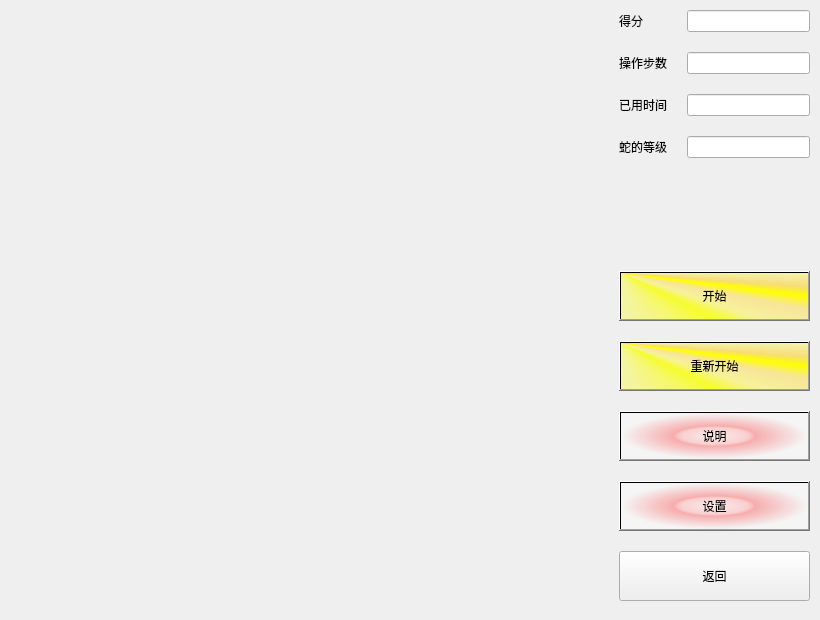
<?xml version="1.0" encoding="UTF-8"?>
<ui version="4.0">
 <class>Pass_Game</class>
 <widget class="QWidget" name="Pass_Game">
  <property name="geometry">
   <rect>
    <x>0</x>
    <y>0</y>
    <width>820</width>
    <height>620</height>
   </rect>
  </property>
  <property name="windowTitle">
   <string>Form</string>
  </property>
  <widget class="QWidget" name="verticalLayoutWidget">
   <property name="geometry">
    <rect>
     <x>-1</x>
     <y>0</y>
     <width>821</width>
     <height>611</height>
    </rect>
   </property>
   <layout class="QVBoxLayout" name="HeadContainer" stretch="6,1,1,1,1,1">
    <property name="spacing">
     <number>20</number>
    </property>
    <property name="leftMargin">
     <number>620</number>
    </property>
    <property name="topMargin">
     <number>10</number>
    </property>
    <property name="rightMargin">
     <number>10</number>
    </property>
    <property name="bottomMargin">
     <number>10</number>
    </property>
    <item>
     <layout class="QFormLayout" name="formLayout">
      <item row="0" column="0">
       <widget class="QLabel" name="Label">
        <property name="text">
         <string>得分</string>
        </property>
       </widget>
      </item>
      <item row="0" column="1">
       <widget class="QLineEdit" name="showScore">
        <property name="enabled">
         <bool>true</bool>
        </property>
        <property name="readOnly">
         <bool>true</bool>
        </property>
       </widget>
      </item>
      <item row="1" column="0">
       <widget class="QLabel" name="Label_2">
        <property name="text">
         <string>操作步数</string>
        </property>
       </widget>
      </item>
      <item row="1" column="1">
       <widget class="QLineEdit" name="showStep">
        <property name="enabled">
         <bool>true</bool>
        </property>
        <property name="readOnly">
         <bool>true</bool>
        </property>
       </widget>
      </item>
      <item row="2" column="0">
       <widget class="QLabel" name="Label_3">
        <property name="text">
         <string>已用时间</string>
        </property>
       </widget>
      </item>
      <item row="2" column="1">
       <widget class="QLineEdit" name="showTime">
        <property name="enabled">
         <bool>true</bool>
        </property>
        <property name="readOnly">
         <bool>true</bool>
        </property>
       </widget>
      </item>
      <item row="3" column="0">
       <widget class="QLabel" name="Label_4">
        <property name="text">
         <string>蛇的等级</string>
        </property>
       </widget>
      </item>
      <item row="3" column="1">
       <widget class="QLineEdit" name="showLevel">
        <property name="readOnly">
         <bool>true</bool>
        </property>
       </widget>
      </item>
     </layout>
    </item>
    <item>
     <widget class="QPushButton" name="StartButton">
      <property name="sizePolicy">
       <sizepolicy hsizetype="Minimum" vsizetype="Minimum">
        <horstretch>0</horstretch>
        <verstretch>0</verstretch>
       </sizepolicy>
      </property>
      <property name="minimumSize">
       <size>
        <width>0</width>
        <height>50</height>
       </size>
      </property>
      <property name="styleSheet">
       <string notr="true">background-color: qconicalgradient(cx:0, cy:0, angle:135, stop:0 rgba(255, 255, 0, 69), stop:0.375 rgba(255, 255, 0, 69), stop:0.423533 rgba(251, 255, 0, 145), stop:0.45 rgba(247, 255, 0, 208), stop:0.477581 rgba(255, 244, 71, 130), stop:0.518717 rgba(255, 218, 71, 130), stop:0.55 rgba(255, 255, 0, 255), stop:0.57754 rgba(255, 203, 0, 130), stop:0.625 rgba(255, 255, 0, 69), stop:1 rgba(255, 255, 0, 69));</string>
      </property>
      <property name="text">
       <string>开始</string>
      </property>
     </widget>
    </item>
    <item>
     <widget class="QPushButton" name="RestartButton">
      <property name="sizePolicy">
       <sizepolicy hsizetype="Minimum" vsizetype="Minimum">
        <horstretch>0</horstretch>
        <verstretch>0</verstretch>
       </sizepolicy>
      </property>
      <property name="minimumSize">
       <size>
        <width>0</width>
        <height>50</height>
       </size>
      </property>
      <property name="styleSheet">
       <string notr="true">background-color: qconicalgradient(cx:0, cy:0, angle:135, stop:0 rgba(255, 255, 0, 69), stop:0.375 rgba(255, 255, 0, 69), stop:0.423533 rgba(251, 255, 0, 145), stop:0.45 rgba(247, 255, 0, 208), stop:0.477581 rgba(255, 244, 71, 130), stop:0.518717 rgba(255, 218, 71, 130), stop:0.55 rgba(255, 255, 0, 255), stop:0.57754 rgba(255, 203, 0, 130), stop:0.625 rgba(255, 255, 0, 69), stop:1 rgba(255, 255, 0, 69));</string>
      </property>
      <property name="text">
       <string>重新开始</string>
      </property>
     </widget>
    </item>
    <item>
     <widget class="QPushButton" name="HelpButton">
      <property name="sizePolicy">
       <sizepolicy hsizetype="Minimum" vsizetype="Minimum">
        <horstretch>0</horstretch>
        <verstretch>0</verstretch>
       </sizepolicy>
      </property>
      <property name="minimumSize">
       <size>
        <width>0</width>
        <height>50</height>
       </size>
      </property>
      <property name="styleSheet">
       <string notr="true">background-color: qradialgradient(spread:pad, cx:0.5, cy:0.5, radius:0.5, fx:0.5, fy:0.5, stop:0 rgba(255, 235, 235, 206), stop:0.35 rgba(255, 188, 188, 150), stop:0.4 rgba(255, 162, 162, 150), stop:0.425 rgba(255, 132, 132, 150), stop:0.44 rgba(252, 128, 128, 150), stop:1 rgba(255, 255, 255, 100));</string>
      </property>
      <property name="text">
       <string>说明</string>
      </property>
     </widget>
    </item>
    <item>
     <widget class="QPushButton" name="SettingButton">
      <property name="sizePolicy">
       <sizepolicy hsizetype="Minimum" vsizetype="Minimum">
        <horstretch>0</horstretch>
        <verstretch>0</verstretch>
       </sizepolicy>
      </property>
      <property name="minimumSize">
       <size>
        <width>0</width>
        <height>50</height>
       </size>
      </property>
      <property name="styleSheet">
       <string notr="true">background-color: qradialgradient(spread:pad, cx:0.5, cy:0.5, radius:0.5, fx:0.5, fy:0.5, stop:0 rgba(255, 235, 235, 206), stop:0.35 rgba(255, 188, 188, 150), stop:0.4 rgba(255, 162, 162, 150), stop:0.425 rgba(255, 132, 132, 150), stop:0.44 rgba(252, 128, 128, 150), stop:1 rgba(255, 255, 255, 100));</string>
      </property>
      <property name="text">
       <string>设置</string>
      </property>
     </widget>
    </item>
    <item>
     <widget class="QPushButton" name="BackButton">
      <property name="sizePolicy">
       <sizepolicy hsizetype="Minimum" vsizetype="Minimum">
        <horstretch>0</horstretch>
        <verstretch>0</verstretch>
       </sizepolicy>
      </property>
      <property name="minimumSize">
       <size>
        <width>0</width>
        <height>50</height>
       </size>
      </property>
      <property name="styleSheet">
       <string notr="true">background-color: qconicalgradient(cx:0, cy:0, angle:135, stop:0 rgba(0, 255, 255, 69), stop:0.375 rgba(0, 73, 255, 69), stop:0.421296 rgba(0, 141, 255, 145), stop:0.43318 rgba(102, 168, 188, 171), stop:0.437788 rgba(85, 207, 195, 181), stop:0.442396 rgba(67, 225, 225, 192), stop:0.447005 rgba(56, 222, 244, 202), stop:0.45 rgba(0, 255, 238, 208), stop:0.456221 rgba(70, 253, 229, 191), stop:0.460829 rgba(27, 225, 251, 178), stop:0.470046 rgba(94, 209, 247, 151), stop:0.477581 rgba(71, 222, 255, 130), stop:0.520737 rgba(71, 197, 255, 130), stop:0.55 rgba(0, 234, 255, 255), stop:0.576037 rgba(0, 234, 255, 130), stop:0.625 rgba(36, 0, 255, 69), stop:1 rgba(0, 255, 255, 69));</string>
      </property>
      <property name="text">
       <string>返回</string>
      </property>
     </widget>
    </item>
   </layout>
  </widget>
 </widget>
 <resources/>
 <connections/>
</ui>
